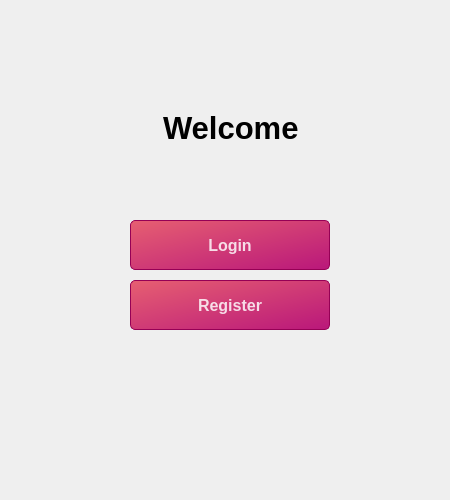
<?xml version="1.0" encoding="UTF-8"?>
<ui version="4.0">
 <class>MenuWindow</class>
 <widget class="QWidget" name="MenuWindow">
  <property name="geometry">
   <rect>
    <x>0</x>
    <y>0</y>
    <width>450</width>
    <height>500</height>
   </rect>
  </property>
  <property name="windowTitle">
   <string>Form</string>
  </property>
  <widget class="QWidget" name="widget" native="true">
   <property name="geometry">
    <rect>
     <x>30</x>
     <y>30</y>
     <width>400</width>
     <height>450</height>
    </rect>
   </property>
   <property name="styleSheet">
    <string notr="true">QPushButton {
background-color: qlineargradient(spread:pad, x1:0, y1:0, x2:1, y2:1, stop:0 rgba(230, 80, 100, 230), stop:1 rgba(180, 0, 110, 230));
color:rgba(255,255,255,210);
border:1px solid rgba(150,0,85,255);
border-radius:5px;
}
QPushButton:hover {
background-color: qlineargradient(spread:pad, x1:0, y1:0, x2:1, y2:1, stop:0 rgba(250, 100, 120, 230), stop:1 rgba(200, 20, 130, 230));
}
QPushButton:pressed {
padding-left:5px;
padding-top:5px;
}</string>
   </property>
   <widget class="QLabel" name="loginpanelLabel">
    <property name="geometry">
     <rect>
      <x>25</x>
      <y>25</y>
      <width>350</width>
      <height>400</height>
     </rect>
    </property>
    <property name="styleSheet">
     <string notr="true">border-image: url(:/images/Assets/background.jpg);
border-radius:20px;
</string>
    </property>
    <property name="text">
     <string/>
    </property>
   </widget>
   <widget class="QLabel" name="registerLabel">
    <property name="geometry">
     <rect>
      <x>133</x>
      <y>80</y>
      <width>135</width>
      <height>35</height>
     </rect>
    </property>
    <property name="font">
     <font>
      <pointsize>23</pointsize>
      <weight>75</weight>
      <bold>true</bold>
     </font>
    </property>
    <property name="text">
     <string>Welcome</string>
    </property>
   </widget>
   <widget class="QPushButton" name="regButton">
    <property name="geometry">
     <rect>
      <x>100</x>
      <y>250</y>
      <width>200</width>
      <height>50</height>
     </rect>
    </property>
    <property name="sizePolicy">
     <sizepolicy hsizetype="Minimum" vsizetype="Minimum">
      <horstretch>0</horstretch>
      <verstretch>0</verstretch>
     </sizepolicy>
    </property>
    <property name="font">
     <font>
      <pointsize>12</pointsize>
      <weight>75</weight>
      <bold>true</bold>
     </font>
    </property>
    <property name="text">
     <string>Register</string>
    </property>
   </widget>
   <widget class="QPushButton" name="logButton">
    <property name="geometry">
     <rect>
      <x>100</x>
      <y>190</y>
      <width>200</width>
      <height>50</height>
     </rect>
    </property>
    <property name="sizePolicy">
     <sizepolicy hsizetype="Minimum" vsizetype="Minimum">
      <horstretch>0</horstretch>
      <verstretch>0</verstretch>
     </sizepolicy>
    </property>
    <property name="font">
     <font>
      <pointsize>12</pointsize>
      <weight>75</weight>
      <bold>true</bold>
     </font>
    </property>
    <property name="text">
     <string>Login</string>
    </property>
   </widget>
   <widget class="QPushButton" name="githubButton">
    <property name="geometry">
     <rect>
      <x>310</x>
      <y>360</y>
      <width>40</width>
      <height>40</height>
     </rect>
    </property>
    <property name="styleSheet">
     <string notr="true">border-image: url(:/images/github-mark-white.png);
background-color:rgba(0,0,0,0);
border:none;</string>
    </property>
    <property name="text">
     <string/>
    </property>
    <property name="icon">
     <iconset resource="res.qrc">
      <normaloff>:/images/Assets/github-mark-white.png</normaloff>:/images/Assets/github-mark-white.png</iconset>
    </property>
    <property name="iconSize">
     <size>
      <width>32</width>
      <height>32</height>
     </size>
    </property>
   </widget>
  </widget>
 </widget>
 <resources>
  <include location="res.qrc"/>
 </resources>
 <connections/>
</ui>
